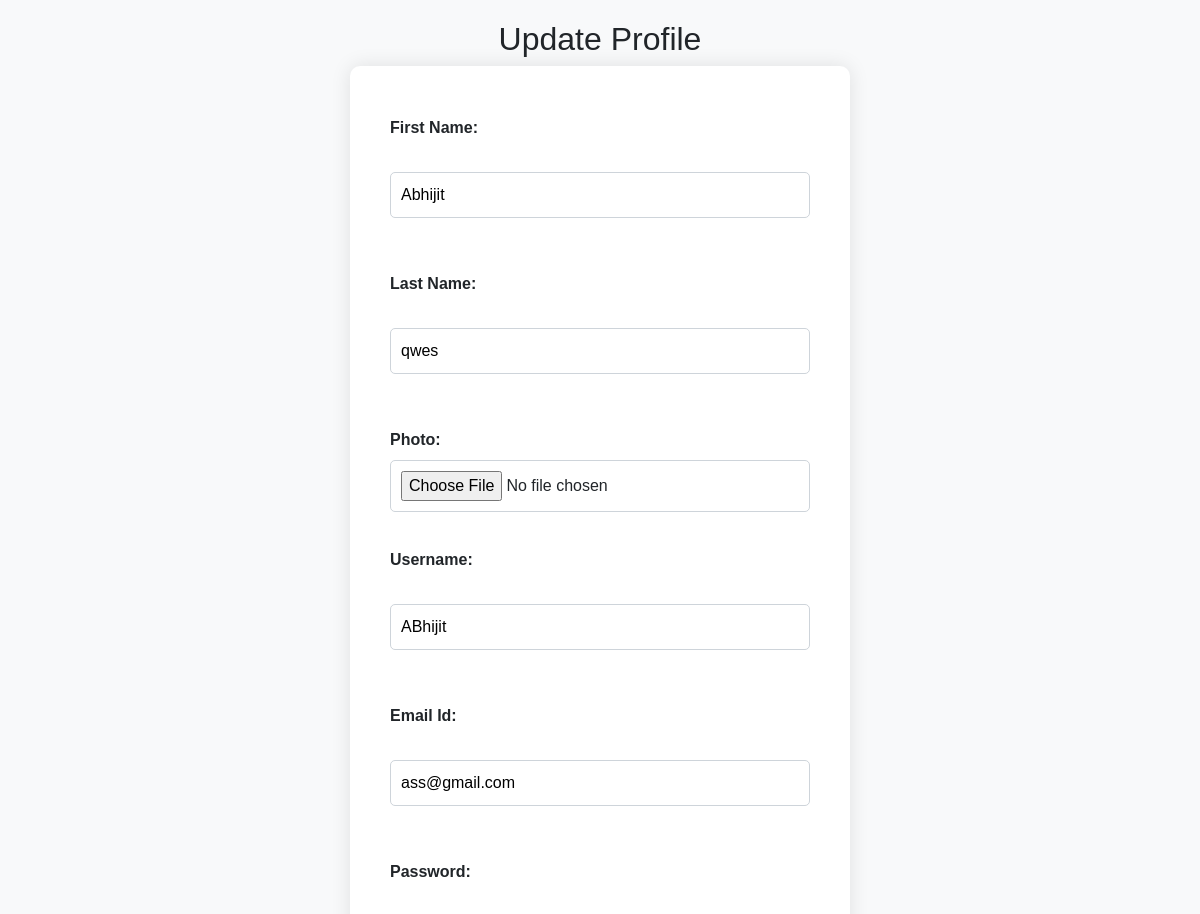
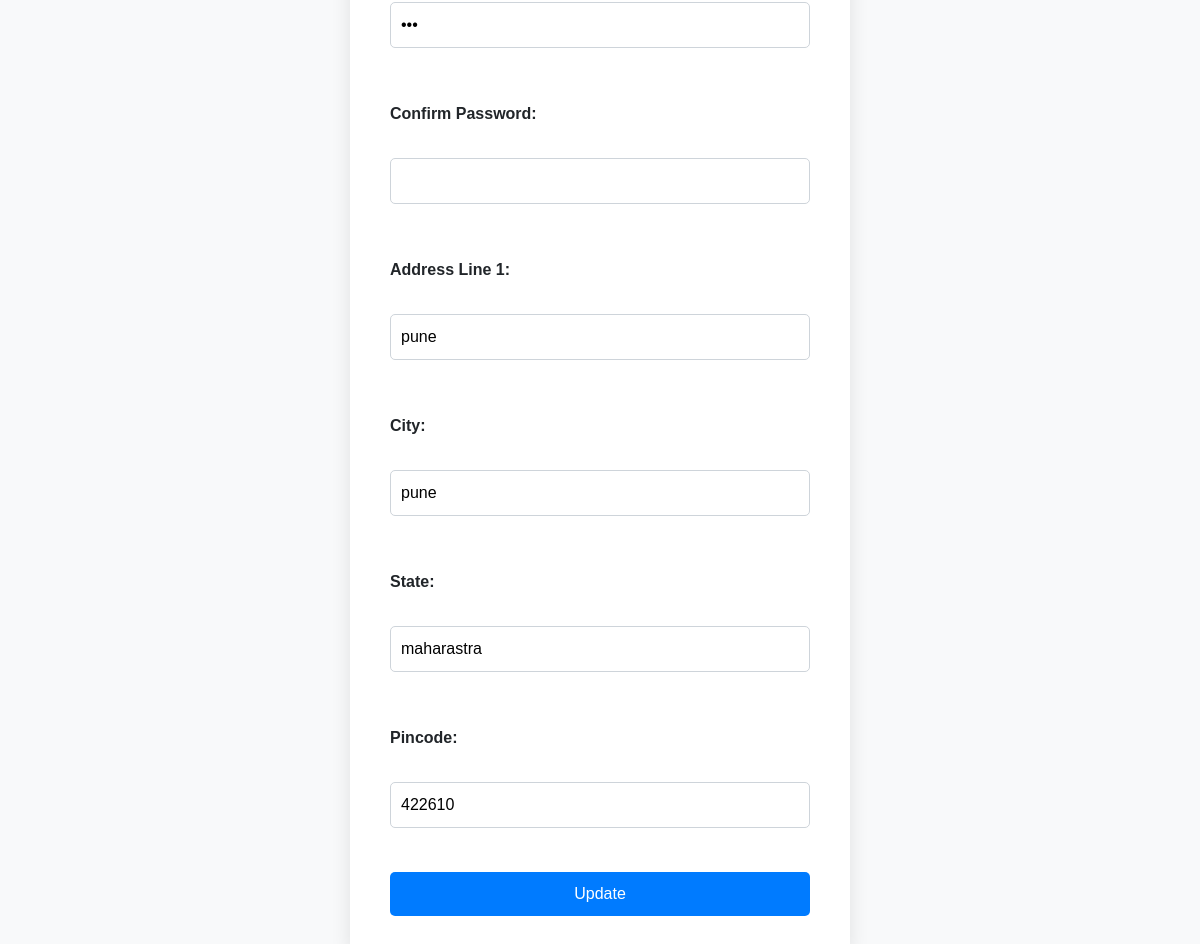
The app's page /profileupdate?id=16 with its own data (2 pictures, top to bottom).
### myapp/models.py (models this page shows)
class hospitaldash(models.Model):
    first_name = models.CharField(max_length=100)
    last_name = models.CharField(max_length=100)
    username = models.CharField(max_length=100)
    email = models.EmailField(max_length=100)
    password = models.CharField(max_length=100)
    address_line1 = models.CharField(max_length=255)
    city = models.CharField(max_length=100)
    state = models.CharField(max_length=100)
    pincode = models.CharField(max_length=20)
    photo  = models.FileField(upload_to="images")

### myapp/views.py (the view)
# urls.py: path('profileupdate',views.profileupdate),
def profileupdate(request):
    id=request.GET['id']
    data=hospitaldash.objects.filter(id=id)    #update query
    return render(request,"profile_update.html",{'data':data})

### templates/profile_update.html (shortened to what this page needs)
<!DOCTYPE html>
<html lang="en">
<head>
    <link rel="stylesheet" href="https://stackpath.bootstrapcdn.com/bootstrap/4.5.2/css/bootstrap.min.css">
</head>
<body>
    <div class="container">
        <h2>Update Profile</h2>
        {% for i in data %}
        <form action="/profilesubmit" method="post" enctype="multipart/form-data">
            <label for="first_name">First Name:</label><br>
            <input type="text" id="first_name" name="first_name" value="{{ i.first_name }}" required><br><br>
            <label for="last_name">Last Name:</label><br>
            <input type="text" id="last_name" name="last_name" value="{{ i.last_name }}" required><br><br>
            <div class="form-group">
                <label for="photo">Photo:</label>
                <input type="file" id="photo" name="photo">
            </div>
            <label for="username">Username:</label><br>
            <input type="text" id="username" name="username" value="{{ i.username }}" required><br><br>
            <label for="email">Email Id:</label><br>
            <input type="email" id="email" name="email" value="{{ i.email }}" required><br><br>
            <label for="password">Password:</label><br>
            <input type="password" id="password" name="password" value="{{ i.password }}" required><br><br>
            <label for="confirm_password">Confirm Password:</label><br>
            <input type="password" id="confirm_password" name="confirm_password" value="{{ i.confirm_password }}"><br><br>
            <label for="address_line1">Address Line 1:</label><br>
            <input type="text" id="address_line1" name="address_line1" value="{{ i.address_line1 }}" required><br><br>
            <label for="city">City:</label><br>
            <input type="text" id="city" name="city" value="{{ i.city }}" required><br><br>
            <label for="state">State:</label><br>
            <input type="text" id="state" name="state" value="{{ i.state }}" required><br><br>
            <label for="pincode">Pincode:</label><br>
            <input type="text" id="pincode" name="pincode" value="{{ i.pincode }}" required><br><br>
            <button type="submit" class="btn btn-primary">Update</button>
        </form>
        {% endfor %}
    </div>
</body>
</html>

### templates/profile_update.html (style rules this page uses)
body { font-family: Arial, sans-serif; background-color: #f8f9fa; padding: 20px; text-align: center; }
form { max-width: 500px; margin: 0 auto; background-color: #fff; padding: 40px; border-radius: 10px; box-shadow: 0 0 20px rgba(0, 0, 0, 0.1); }
label { font-weight: bold; margin-top: 10px; display: block; text-align: left; }
input[type="text"], input[type="email"], input[type="password"], input[type="file"] { width: 100%; padding: 10px; margin-bottom: 20px; border: 1px solid #ced4da; border-radius: 5px; }
button[type="submit"] { width: 100%; padding: 10px; border: none; border-radius: 5px; background-color: #007bff; color: #fff; cursor: pointer; }

### records on screen
hospitaldash: first_name "Abhijit", last_name "qwes", username "ABhijit", email "ass@gmail.com", address_line1 "pune", city "pune", state "maharastra", pincode "422610"
